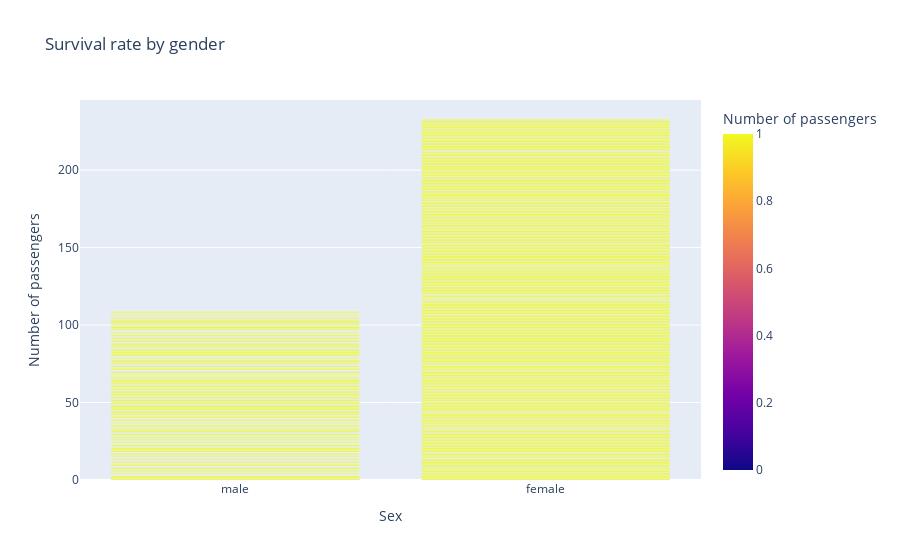

The notebook cell this image was saved under:
### Code cell
# Create a bar plot to visualize the number of passengers who survived and did not survive, broken down by gender
fig = px.bar(data,x='Sex',y='Survived',color='Survived',barmode='group',labels={'Survived' :'Number of passengers'},title='Survival rate by gender')
fig.show()

### Figure 1 — Plotly figure (JSON) as saved in the notebook; plotly's stock layout.template omitted (floating-point values rounded to 4 significant figures; data arrays with more than 128 entries replaced by an {"elided": "..."} marker saying what was removed)
{"data": [{"alignmentgroup": "True", "hovertemplate": "Sex=%{x}<br>Number of passengers=%{marker.color}<extra></extra>", "legendgroup": "", "marker": {"color": {"elided": "891 int values"}, "coloraxis": "coloraxis", "pattern": {"shape": ""}}, "name": "", "offsetgroup": "", "orientation": "v", "showlegend": false, "textposition": "auto", "type": "bar", "x": {"elided": "891 str values"}, "xaxis": "x", "y": {"elided": "891 int values"}, "yaxis": "y"}], "layout": {"autosize": true, "barmode": "group", "coloraxis": {"colorbar": {"title": {"text": "Number of passengers"}}, "colorscale": [[0, "#0d0887"], [0.1111, "#46039f"], [0.2222, "#7201a8"], [0.3333, "#9c179e"], [0.4444, "#bd3786"], [0.5556, "#d8576b"], [0.6667, "#ed7953"], [0.7778, "#fb9f3a"], [0.8889, "#fdca26"], [1, "#f0f921"]]}, "legend": {"tracegroupgap": 0}, "title": {"text": "Survival rate by gender"}, "xaxis": {"anchor": "y", "autorange": true, "domain": [0, 1], "range": [-0.5, 1.5], "title": {"text": "Sex"}, "type": "category"}, "yaxis": {"anchor": "x", "autorange": true, "domain": [0, 1], "range": [0, 245.3], "title": {"text": "Number of passengers"}, "type": "linear"}}}
